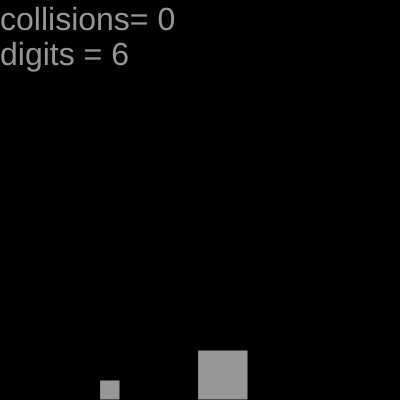
Frame 1 (no input)
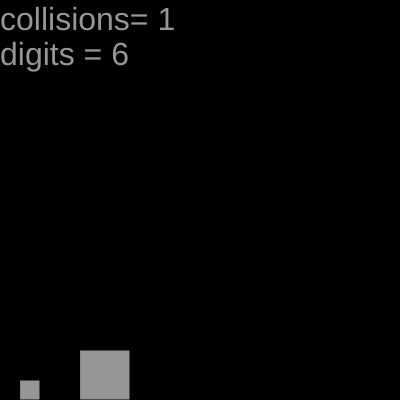
Frame 60 (no input)
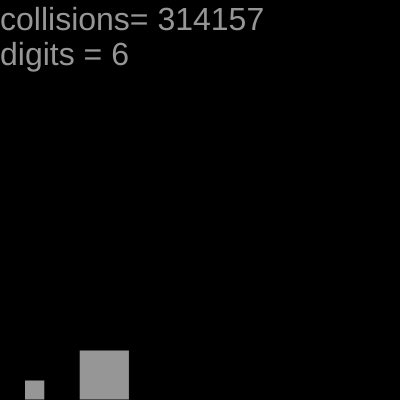
Frame 120 (the mouse pressed at the canvas centre since frame 60)

The p5.js sketch that drew these frames (run headless with seeded random() and noise() and a simulated clock; from frame 60 on, the mouse is pressed at the canvas centre):

// p5.js sketch
// ── sketch.js
let block1;
let block2;
let count=0;
let stepCount=1000000;
let digits=6;


function setup() {
  createCanvas(400, 400);
  block1= new Block(100,20,0,1);
  block2= new Block(200,50,-2/stepCount,(100**(digits-1)));
}

function draw() {
  background(0);
  
  for (let i=0; i<stepCount; i++){
    if (block1.collisionwithblock(block2)){
      block1.bouncing(block2);
      count+=1;
    }
    
    if (block1.collisionwithwall()){
      block1.v=-block1.v;
      count+=1;
    }
    block1.update();
    block2.update();
  }
  block1.show();
  block2.show();
  textSize(32);
  text("collisions= " + count,0,30);
  text("digits = "+digits,0,65)
}

// ── Block.js
class Block{
    constructor(x,w,v,m){
        this.x=x;
        this.y=height-w;
        this.m=m;
        this.v=v;
        this.w=w;
    }

    update(){
        this.x+=this.v;
    }

    collisionwithblock(other){
        if (this.x+this.w < other.x || this.x > other.x + other.w){
            return false;
        }else{
            return true;
        }
        
    }


    bouncing(other){
        let tempv1=this.v;
        let tempv2=other.v;

        this.v=(((this.m-other.m)/(this.m+other.m))*tempv1)+(((2*other.m)/(other.m+this.m))*tempv2);
        other.v=(((this.m*2)/(other.m+this.m))*tempv1)+(((other.m-this.m)/(other.m+this.m))*tempv2);
    }


    collisionwithwall(){
        if (this.x<=0){
            return true;
        }
    }

    show(){
        fill(150);
        rect(this.x,this.y,this.w,this.w);
    }
}
